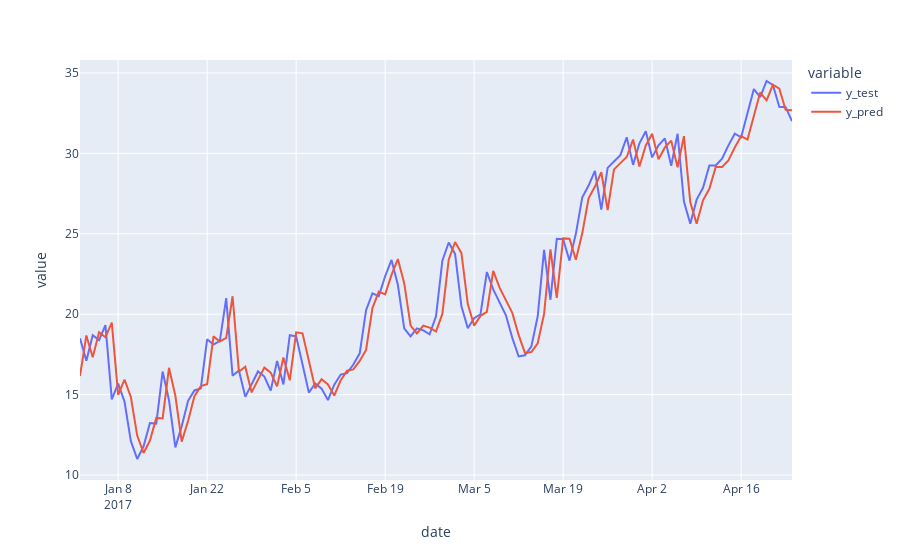

Notebook code cell kept with this figure:
### Code cell
df_pred_test = pd.DataFrame(
    {'y_test' : y_test,
     'y_pred' : model.predict(X_test)
    })

fig = px.line(df_pred_test, labels = ('Value: meantemp'))
fig.show();
